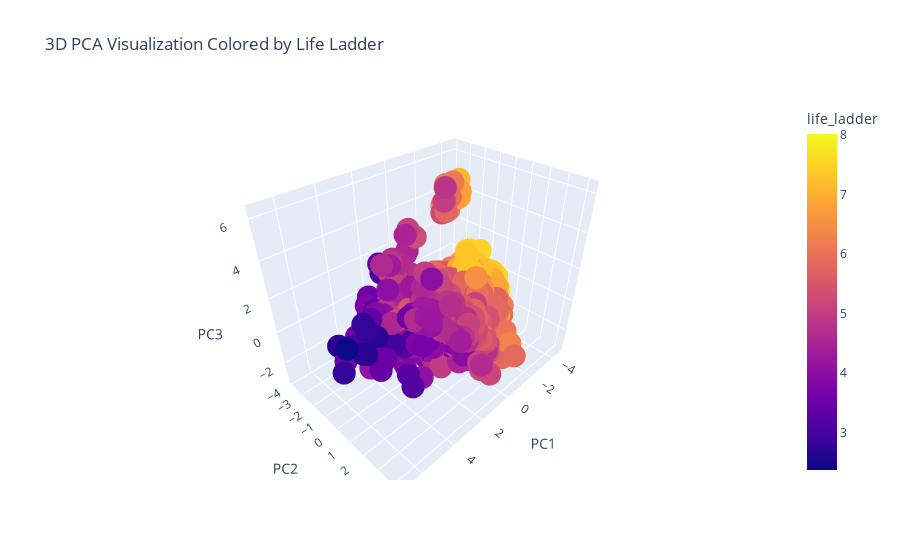

Notebook source saved alongside this figure:
### Code cell
import plotly.express as px

# 3D scatter plot for visualizing clusters
fig = px.scatter_3d(final_data, x='PC1', y='PC2', z='PC3', color='life_ladder', 
                    title='3D PCA Visualization Colored by Life Ladder')
fig.show()

### Figure 1 — Plotly figure (JSON) as saved in the notebook; plotly's stock layout.template omitted (floating-point values rounded to 4 significant figures; data arrays with more than 128 entries replaced by an {"elided": "..."} marker saying what was removed)
{"data": [{"hovertemplate": "PC1=%{x}<br>PC2=%{y}<br>PC3=%{z}<br>life_ladder=%{marker.color}<extra></extra>", "legendgroup": "", "marker": {"color": {"elided": "1819 float values"}, "coloraxis": "coloraxis", "symbol": "circle"}, "mode": "markers", "name": "", "scene": "scene", "showlegend": false, "type": "scatter3d", "x": {"elided": "1819 float values"}, "y": {"elided": "1819 float values"}, "z": {"elided": "1819 float values"}}], "layout": {"coloraxis": {"colorbar": {"title": {"text": "life_ladder"}}, "colorscale": [[0, "#0d0887"], [0.1111, "#46039f"], [0.2222, "#7201a8"], [0.3333, "#9c179e"], [0.4444, "#bd3786"], [0.5556, "#d8576b"], [0.6667, "#ed7953"], [0.7778, "#fb9f3a"], [0.8889, "#fdca26"], [1, "#f0f921"]]}, "legend": {"tracegroupgap": 0}, "scene": {"domain": {"x": [0, 1], "y": [0, 1]}, "xaxis": {"title": {"text": "PC1"}}, "yaxis": {"title": {"text": "PC2"}}, "zaxis": {"title": {"text": "PC3"}}}, "title": {"text": "3D PCA Visualization Colored by Life Ladder"}}}
